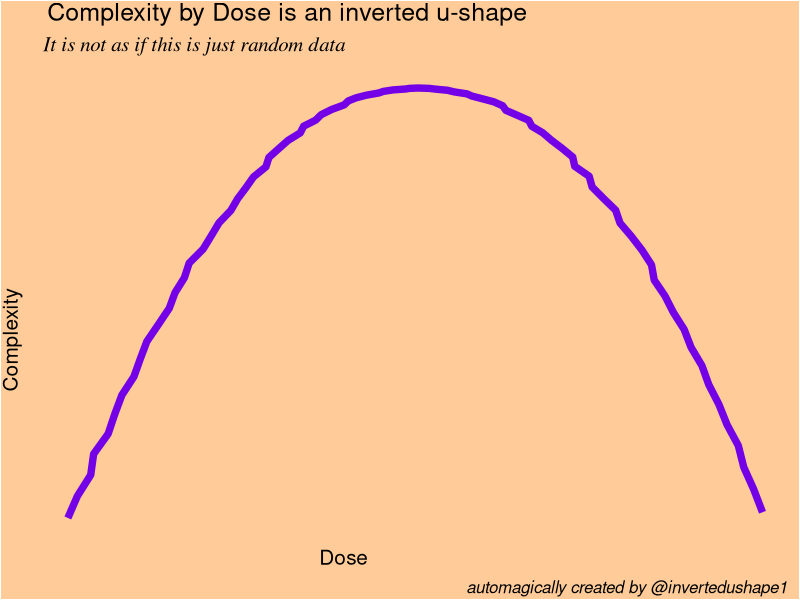

Reproduce this figure in R.
library(ggplot2)
library(glue)


# curve
point_len <- sample(c( 20, 25, 30, 35,40),1)
points <- seq_len(point_len)
halfpoint <- median(points)
offset_ <- round(rnorm(1)*4)
noise<- rnorm(n = point_len,mean = halfpoint, sd = sqrt(halfpoint))
dataset <- data.frame(
    x = points,
    y = -(points-halfpoint)^2+offset_+noise
)
# titles
x = sample(
    c("Arousal", "Time", "Height", "Pressure", "Dogpoo", "Coffee",
      "Stress", "Religiosity", "Response", "Dose",
      "Amount of things on the todo list", "Inequality", "Aging",
      "Female Participation Ratio", "Bro-ness", "Saltiness", "Friends"),
    1)
y = sample(
    c("Animals", "Percentage Poodles", "Flamingos", "Dinosaurs", "Donkeys",
      "Fun", "Angry Twitter People", "Performance", "Benefits", "Weed",
      "Job Security", "Happiness","Health", "Death Anxiety","Complexity",
      "Drug Concentration", "Motivation", "Innovation", "Temperature",
      "Polution", "Hemline", "Intelligence"),
    1)
subtitle=sample(c("  Who knew?", "  It is a curve!",
                  "  Who knew?", "  It is a curve!",
                  "  Who knew?", "  It is a curve!",
                  "  It is not as if this is just random data"),1)
title = glue("  {y} by {x} is an inverted u-shape")
# color settings
color_ = sample(
    c("#c6538c", "#660066", "#5200cc", "#7300e6",
      "#c2c2a3"),
    1)
background_color= sample(c("#ffffe6","#FFCC99" ),1)
message(glue("using \"{title}\" with foreground: {color_} and background: {background_color}"))


# plot the plot
tmp <- tempfile(fileext = ".png")

p <-
    ggplot(dataset, aes(x,y))+
    geom_smooth(method = "loess",formula = 'y~x',
                span=0.6,
                se=FALSE,
                position = position_jitter(height=0.05),
                size=2.5,
                color = color_
                )+
    theme_light(base_size = 15 )+
    labs(
        title=title,
        subtitle=subtitle,
        x= x,
        y=y,
        caption="automagically created by @invertedushape1  "
    )+
    theme(
        axis.text.x = element_blank(),
        axis.ticks.x = element_blank(),
        axis.text.y = element_blank(),
        axis.ticks.y = element_blank(),
        panel.grid.major = element_blank(),
        panel.grid.minor = element_blank(),
        panel.border = element_blank(),
        plot.margin = margin(2, 2, 2, 2),
        plot.background = element_rect(fill = background_color),
        panel.background = element_rect(fill = background_color),
        plot.caption = element_text(face = "italic"),
        axis.title.x = element_text(hjust = 0.4),
        axis.title.y = element_text(hjust = 0.4),
        plot.subtitle = element_text(family = "serif",face="italic")
    )

ggsave(tmp, plot = p,width = 9, height = 6,)

